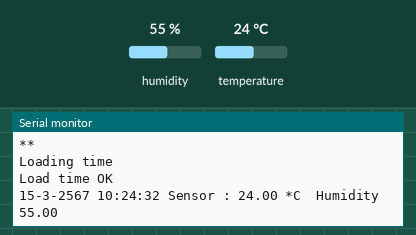
Recording of a sketch running on a simulated ESP8266 (NodeMCU). Parts: the last lines printed to the serial monitor. Inputs (shaded band) come from the test bench; at power-on: humidity 55 %, temperature 24 °C. WiFi joins after 1.5 s; servers stay silent unless stated; the local clock reads 2024-03-15 10:24:30 at power-on unless the sketch sets it; storage starts empty.

Above: at 3.2 s.
3.3 s: humidity set to 22 %
At 5.8 s:
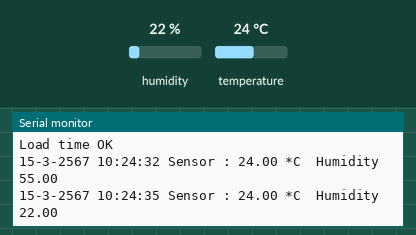
7.2 s: temperature set to 12 °C
At 9.3 s:
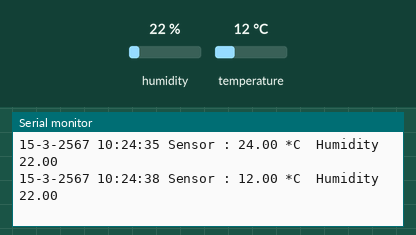
11.1 s: humidity set to 40 %
At 11.6 s:
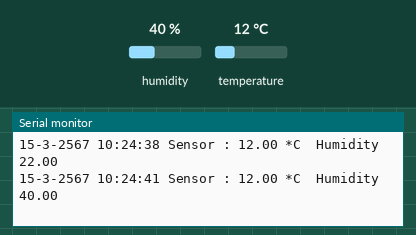
Timing chart, 0 to 14.1 s (numbered marks = the images above; inputs shaded):
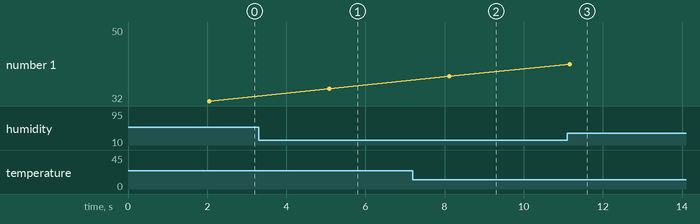

Measured:
- after the input at 3.3 s, the serial monitor: prints a new line after 1.8 s (image 1)
- after the input at 7.2 s, the serial monitor: prints a new line after 0.92 s (image 2)
- after the input at 11.1 s, the serial monitor: prints a new line after 0.06 s (image 3)

The sketch:

Data_Logger_SD_Card.ino
```cpp
/*
 SD Card
 CS – D8
 SCK – D5
 MOSI – D7
 MISO – D6
 VCC – 3.3V
 GND – GND
 ==========
 DHT
 1 - 3.3V
 2 - D2
 4 - GND
 R 4.7K ต่อคร่อมขา 1 และ 2
*/
#include <SPI.h>
#include <SD.h>
#include <DHT.h>
#include <ESP8266WiFi.h>
#include <time.h>

#define DHTPIN D2
#define DHTTYPE DHT11 // DHT 11
//#define DHTTYPE DHT22 // DHT 22 (AM2302), AM2321
//#define DHTTYPE DHT21 // DHT 21 (AM2301)

const char* ssid = "wifi_ssid"; //ใส่ชื่อ SSID Wifi
const char* password = "wifi_password"; //ใส่รหัสผ่าน

int timezone = 7 * 3600; //ตั้งค่า TimeZone ตามเวลาประเทศไทย
int dst = 0; //กำหนดค่า Date Swing Time


DHT dht(DHTPIN, DHTTYPE);
const int chipSelect = 4;

void setup() {
 // Open serial communications and wait for port to open:
 Serial.begin(115200);
 while (!Serial) {
 ; // wait for serial port to connect. Needed for native USB port only
 }


 Serial.print("Initializing SD card...");

if (!SD.begin(chipSelect)) {
 Serial.println("Card failed, or not present");
 }
 Serial.println("SD Card OK");
 dht.begin();

WiFi.mode(WIFI_STA); //เชื่อมต่อ Wifi
 WiFi.begin(ssid, password);
 Serial.println("\nConnecting to WiFi");
 while (WiFi.status() != WL_CONNECTED) {
 Serial.print("*");
 delay(1000);
 }
 configTime(timezone, dst, "pool.ntp.org", "time.nist.gov"); //ดึงเวลาจาก Server
 Serial.println("\nLoading time");
 while (!time(nullptr)) {
 Serial.print("*");
 delay(1000);
 }
 Serial.println("Load time OK");
 Serial.println("");
}


void loop() {

time_t now = time(nullptr);
 struct tm* p_tm = localtime(&now);


 String now_time = "";
 now_time = now_time + p_tm->tm_hour;
 now_time = now_time + ":";
 now_time = now_time + p_tm->tm_min;
 now_time = now_time + ":";
 now_time = now_time + p_tm->tm_sec;
 //Serial.println(now_time);

String now_day = "";
 now_day = now_day + p_tm->tm_mday;
 now_day = now_day + "-";
 now_day = now_day + (p_tm->tm_mon + 1);
 now_day = now_day + "-";
 now_day = now_day + (p_tm->tm_year + 2443);
 //Serial.println(now_day);
 String dateTime = now_day + " ";
 dateTime = dateTime + now_time;
 //Serial.println(dateTime);

float h = dht.readHumidity(); // ความชื้น
 float t = dht.readTemperature(); // อุณหภูมิ เซลเซียส
 //String dataString = dt + " Temp = " + t + " Humidity = " + h;
 String sensor = " Sensor : ";
 sensor = sensor + t;
 sensor = sensor + " *C ";
 sensor = sensor + " Humidity ";
 sensor = sensor + h;
 //Serial.println(sensor);

String dataString = dateTime + sensor;
 //Serial.println(dataString);
 File dataFile = SD.open("datalog.txt", FILE_WRITE);


 if (dataFile) {
 dataFile.println(dataString);
 dataFile.close();
 Serial.println(dataString);
 }
 else {
 Serial.println("error opening datalog.txt");
 }
 delay(3000);
}
```
